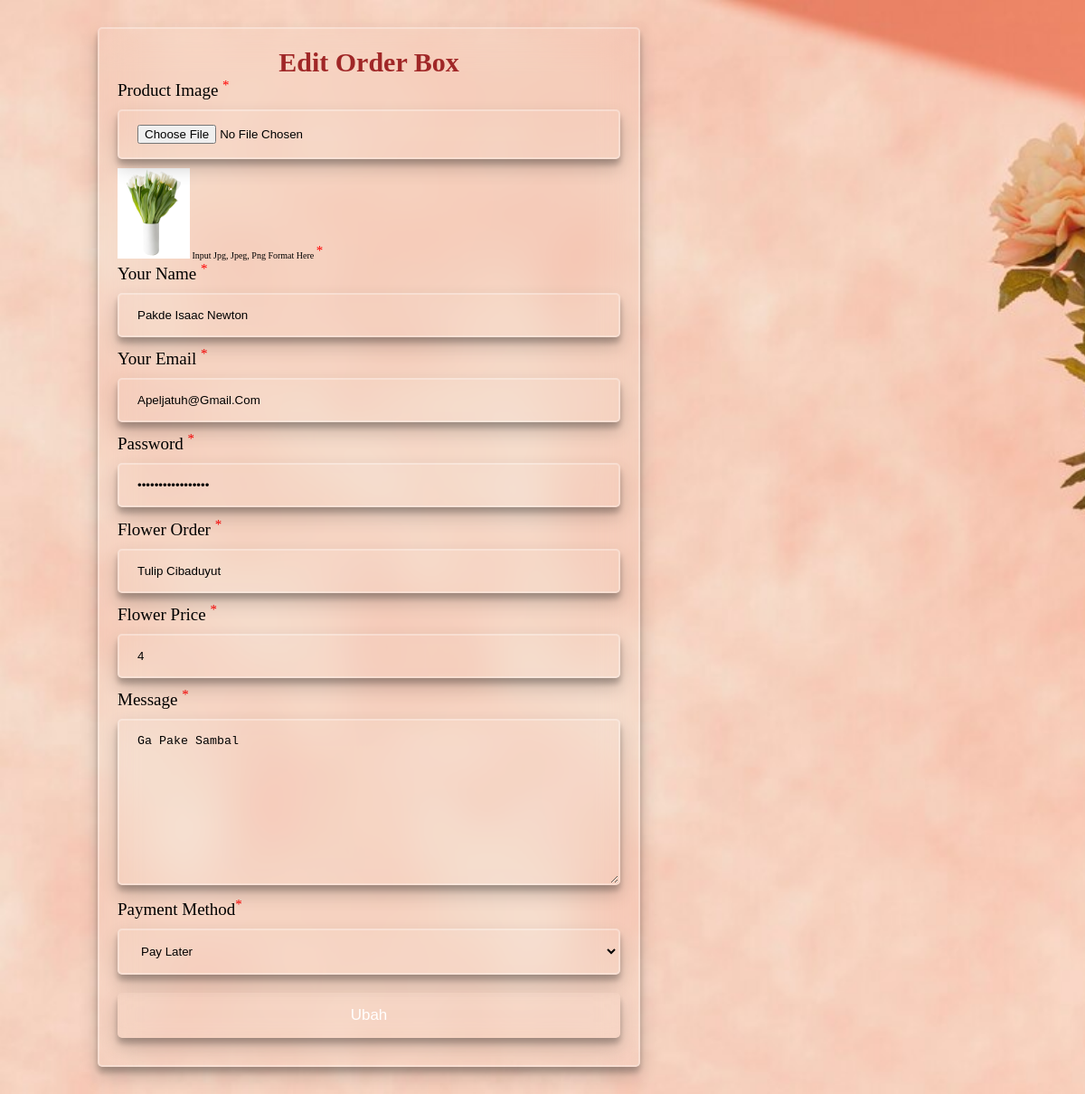
The page /edit.php?id=9 on the database its author committed.
### tables this page shows
CREATE TABLE `order_box` (
  `id` int(11) NOT NULL,
  `foto` varchar(255) NOT NULL,
  `name` varchar(255) NOT NULL,
  `email` varchar(255) NOT NULL,
  `password` varchar(255) NOT NULL,
  `flower_order` varchar(255) NOT NULL,
  `flower_price` int(11) NOT NULL,
  `message` text NOT NULL,
  `payment_method` enum('COD','Debit Card','Credit Card','Ovo','Paypal','Pay Later') NOT NULL
);

### edit.php (the view, shortened to what this page needs)
<?php
    require "koneksi.php";
    $id = $_GET['id'];
    $result = mysqli_query($conn, "SELECT * FROM order_box WHERE id = $id");
    $order_box = mysqli_fetch_assoc($result);
?>
<!DOCTYPE html>
<html lang="en">
<head>
    <link rel="stylesheet" href="style.css">
</head>
<body>
    <section class="review" id="review">
        <form method="POST" action="" enctype="multipart/form-data">
            <h1>Edit Order Box</h1>
            <div class="input-field">
                <label for="foto">Product Image <sup>*</sup></label><br>
                <input type="file" id="foto" name="foto" accept="image/*">
                <br>
                <img src="images/<?= $order_box['foto'] ?>" alt="<?= $order_box['foto'] ?>" width="80px" height="100px">
                <span>input jpg, jpeg, png format here <sup>*</sup></span>
            </div>
            <div class="input-field">
                <label for="name">Your Name <sup>*</sup></label><br>
                <input type="text" id="name" name="name" value="<?= $order_box['name'] ?>" required>
            </div>
            <div class="input-field">
                <label for="email">Your Email <sup>*</sup></label><br>
                <input type="email" id="email" name="email" value="<?= $order_box['email'] ?>" required>
            </div>
            <div class="input-field">
                <label for="password">Password <sup>*</sup></label><br>
                <input type="password" id="password" name="password" value="<?= $order_box['password'] ?>" required>
            </div>
            <div class="input-field">
                <label for="flower_order">Flower Order <sup>*</sup></label><br>
                <input type="text" id="flower_order" name="flower_order" value="<?= $order_box['flower_order'] ?>" required>
            </div>
            <div class="input-field">
                <label for="flower_price">Flower Price <sup>*</sup></label><br>
                <input type="number" id="flower_price" name="flower_price" value="<?= $order_box['flower_price'] ?>" required>
            </div>
            <div class="input-field">
                <label for="message">Message <sup>*</sup></label><br>
                <textarea id="message" name="message" cols="30" rows="10" required><?= $order_box['message'] ?></textarea>
            </div>
            <div class="input-field">
                <label for="payment_method">Payment Method<sup>*</sup></label><br>
                <select id="payment_method" name="payment_method" required>
                    <option value="<?= $order_box['payment_method'] ?>" selected><?= $order_box['payment_method'] ?></option>
                </select>
            </div>
            <input class="btn" type="submit" value="Ubah" name="ubah">
        </form>
    </section>
</body>
</html>

### style.css (style rules this page uses)
:root { --main-color: #e72463; --box-shadow: 0 10px 20px rgba(0, 0, 0, 0.19), 0 6px 6px rgba(0, 0, 0, 0.23); }
* { margin: 0; padding: 0; box-sizing: border-box; text-decoration: none; outline: none; text-transform: capitalize; transition: all .2s linear; }
html { font-size: 62.5%; overflow-x: hidden; scroll-behavior: smooth; scroll-padding-top: 4rem; }
section { padding: 3rem 9%; }
.btn { display: inline-block; padding: 1rem 3rem; margin-top: 1rem; background-color: #e72463; color: #fff; cursor: pointer; width: 200px; text-align: center; position: relative; z-index: 100; font-size: 1.7rem; }
.btn::before { position: absolute; content: ''; width: 0%; height: 100%; background-color: #000; left: 0; top: 0; transition: .5s; z-index: -10; }
.review { background-image: url('image/contact0.jpg'); background-size: cover; }
.review h1 { font-size: 3rem; color: #a02727; text-align: center; }
.review form { padding: 2rem; background-color: rgba(255, 255, 255, 0.03); border: 2px solid rgba(255, 255, 255, 0.3); backdrop-filter: blur(20px); box-shadow: var(--box-shadow); border-radius: .5rem; max-width: 60rem; }
.review form input, .review form textarea, .review form select { background-color: rgba(255, 255, 255, 0.03); border: 2px solid rgba(255, 255, 255, 0.3); backdrop-filter: blur(20px); box-shadow: var(--box-shadow); width: 100%; padding: 1.5rem 2rem; margin: 1rem 0; border-radius: .5rem; }
label { font-size: 1.9rem; }
sup { font-size: 1.5rem; color: red; }
.review .btn { width: 100%; border: none; outline: none; }
body { background-color: #ffffff; color: #000000; }

### rows shown on the page
order_box: foto (picture), name "pakde isaac newton", email "apeljatuh@gmail.com", flower_order "tulip cibaduyut", flower_price "4", message "ga pake sambal", payment_method "Pay Later"
